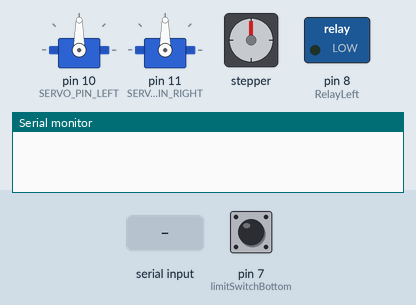
Bench run of a sketch on a simulated Arduino Uno, built with avr-gcc and run on an emulated ATmega328P. On the bench: 2 × servo, stepper motor, switched loads named in the sketch (green lamp = pin HIGH), the last lines printed to the serial monitor. The inputs (shaded band) are chosen by the test bench; at power-on: pin 7 (limitSwitchBottom) LOW. Stepper angles assume 200 steps per turn.

Above: at 2.2 s.
2.3 s: "90,45,200\n" received over Serial
At 2.46 s:
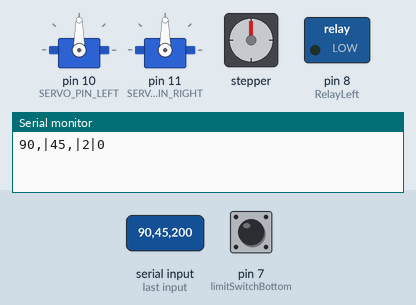
At 4.3 s:
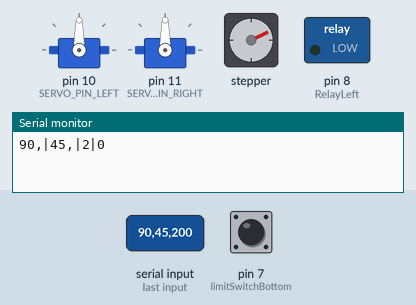
5.3 s: "30,150,10\n" received over Serial
At 6.5 s:
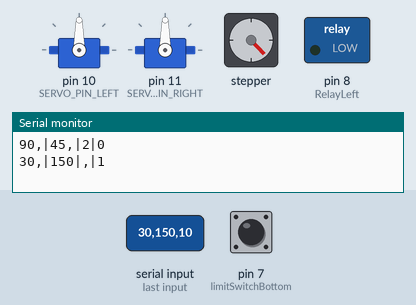
8.3 s: pin 7 (limitSwitchBottom) pulled HIGH for 0.15 s
11.4 s: pin 7 (limitSwitchBottom) pulled HIGH for 1 s
Timing chart, 0 to 19.4 s (numbered marks = the images above; inputs shaded):
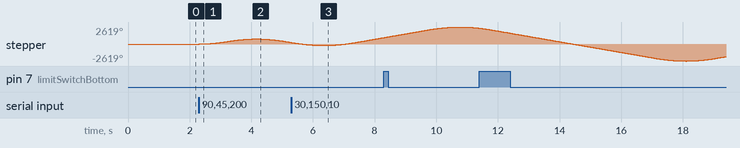

The sketch:

ailu-firmware-1.ino
```cpp
#include <AccelStepper.h>
#include <MultiStepper.h>
#include <Servo.h>

#define MOTOR_A_ENABLE_PIN 6
#define MOTOR_A_STEP_PIN 4
#define MOTOR_A_DIR_PIN 5

#define MOTOR_B_ENABLE_PIN 1
#define MOTOR_B_STEP_PIN 3
#define MOTOR_B_DIR_PIN 2

#define RELAY_ON 1      // Define relay on pin state
#define RELAY_OFF 0     // Define relay off pin state

#define SERVO_PIN_LEFT 10
#define SERVO_PIN_RIGHT 11

#define RelayLeft  8

AccelStepper stepper1(1, MOTOR_A_STEP_PIN, MOTOR_A_DIR_PIN);
AccelStepper stepper2(1, MOTOR_B_STEP_PIN, MOTOR_B_DIR_PIN);

Servo servoLeft;
Servo servoRight;

const int limitSwitchTop = 0;
const int limitSwitchBottom = 7;

String inByte;
String splitInByte;
String command;
int pos;
int mSpeed2;
int lastLimSwitch = 1;
double maxTopPosition = -38407;
double minBottomPosition = 0;
double actualMaxTopPosition = -38407;
bool fullRotate = true;

// ============================================SETUP=======================================================

void setup()
{
    stepper1.setAcceleration(500.0);
    stepper2.setAcceleration(5000.0);

    pinMode(limitSwitchTop, INPUT);
    pinMode(limitSwitchBottom, INPUT);


    digitalWrite(RelayLeft, RELAY_OFF);
    pinMode(RelayLeft, OUTPUT);
    delay(1000);

    Serial.begin(9600);
    stepper2.setMaxSpeed(300);

    servoLeft.attach(SERVO_PIN_LEFT);
    servoRight.attach(SERVO_PIN_RIGHT);
}

//========================================= HELPER FUNCTIONS ===========================================

// allows the base plate to rotate
void rotate(double angle){

  if(angle == 360){
      angle = 100000;
    }
   else{
      angle = angle * 9.7;
      fullRotate = false;
    }

  stepper1.setMaxSpeed(500.0);
  stepper1.moveTo(angle);
}

// stops the base plate from rotating
void stopRotate(){
    stepper1.setMaxSpeed(1.0);
    stepper1.moveTo(stepper1.currentPosition());
  }

// allows the linear actuator to go up
void goUp(double speedV){
  stepper2.setMaxSpeed(speedV);
  stepper2.moveTo(actualMaxTopPosition);

}

// allows the linear actuator to go down
void goDown(double speedV){
  stepper2.setMaxSpeed(speedV);
  stepper2.moveTo(minBottomPosition);
}


void getHeight(){
  double currentPos = stepper2.currentPosition();
  float height = currentPos * 0.0097378;
  Serial.println("Height: " + String(height));
  }


// gets the current height of the linear actuator
void UpdateServoAngle(){
  // the hight is used to calculate the angle that the servos need to be at
  // in order to track the object
  double currentPos = stepper2.currentPosition() - minBottomPosition;
  float height = currentPos * 0.0097378;
  int intHeight = (int) height;
  int distanceFromCenter = 356; //mm
  float rad = 1/(distanceFromCenter / intHeight);
  float invDeg = rad * (180 / 3.1415);
  float fDeg = 180 - invDeg;
  int degreeToRotate = (int) fDeg;
  int mappedDeg = map(degreeToRotate, 0, 270, 0, 180);
  servoLeft.write(mappedDeg);
  servoRight.write(180 - mappedDeg);

}


// pulses the linear actuator, allowing user to move it up or down in real time
void pulse(bool value){

  digitalWrite(MOTOR_B_DIR_PIN,value); // Enables the motor to move in a particular direction

  digitalWrite(MOTOR_B_STEP_PIN,HIGH);
  delayMicroseconds(200);
  digitalWrite(MOTOR_B_STEP_PIN,LOW);
  delayMicroseconds(200);

}

// zeroes the linear actuator down to the base
void zeroX(){
  stepper2.setMaxSpeed(2000.0);
  stepper2.moveTo(1000000);

  while(true){
      if (digitalRead(limitSwitchBottom) == HIGH){
        Serial.println("zero complete");
        stepper2.stop();
        stepper2.setCurrentPosition(0);
        break;

    }

  }
}


// ======================================================= MAIN LOOP ==============================================

int loops = 0;
void loop(){
loops ++;
  if(Serial.available()){ //checks if there is data coming from the python script

        inByte = Serial.readStringUntil('\n'); // read data until newline

        if(inByte.length() >= 8){

          // parses the data into strings
          String vSpeedByte = inByte;
          String hAngleByte = inByte;
          String trackObjectByte = inByte;
          String lightingByte = inByte;
          String directionByte = inByte;

          lightingByte = lightingByte.charAt(7);
          trackObjectByte = trackObjectByte.charAt(6);
          hAngleByte.remove(6,7);
          hAngleByte.remove(0,3);
          vSpeedByte.remove(3,7);
          directionByte = directionByte.charAt(8);

          Serial.println(vSpeedByte + "|" + hAngleByte + "|" + trackObjectByte+ "|" + lightingByte);

          double vSpeed = vSpeedByte.toInt();
          double hAngle = hAngleByte.toInt();
          double trackObject = trackObjectByte.toInt();
          double lighting = lightingByte.toInt();
          int dir = directionByte.toInt();


          rotate(hAngle);

          if(dir == 1){
              goUp(vSpeed);
            }
          else{
              goDown(vSpeed);
            }

        // for one string commands
        }else{

          // zero x axis to bottom
          if(inByte == "z"){
              zeroX();
            }

          // set the z axis to zero regardless of where he is.

          // TODO: add some sort of method to allow the robot to know it's height even when the user enters a custom zero so that the
          // robot doesn't ram into the top of the linear actuator.
          else if(inByte == "q"){
              minBottomPosition = stepper2.currentPosition();
            }
        }

  }


  if (digitalRead(limitSwitchTop) == HIGH){

      if(lastLimSwitch == 2){
        Serial.println("position: "+ String(stepper2.currentPosition()));
        Serial.println("top limit switch reached");
        lastLimSwitch = 1;
      }


  }
  if (digitalRead(limitSwitchBottom) == HIGH){

      if(lastLimSwitch == 1){
        Serial.println("position: " + String(stepper2.currentPosition()));
        Serial.println("bottom limit switch reached");
        stepper2.stop();
        lastLimSwitch = 2;
      }

  }

// use somethings like this to update the servo position from time to time.
//  if(loops > 5000){
//      digitalWrite(RelayLeft, RELAY_ON);
//    }
//  if(loops > 10000){
//      loops = 0;
//      digitalWrite(RelayLeft, RELAY_OFF);
//    }

  // makes the base plate oscilate between two angles
  if(fullRotate == false){
    if (stepper1.distanceToGo() == 0){
        stepper1.moveTo(-stepper1.currentPosition());
    }
  }

  stepper1.run();
  stepper2.run();


  }
```

Measured:
- after the input at 2.3 s, stepper: turns 784° clockwise in 1.8 s, then 558° counter-clockwise in 1.1 s
